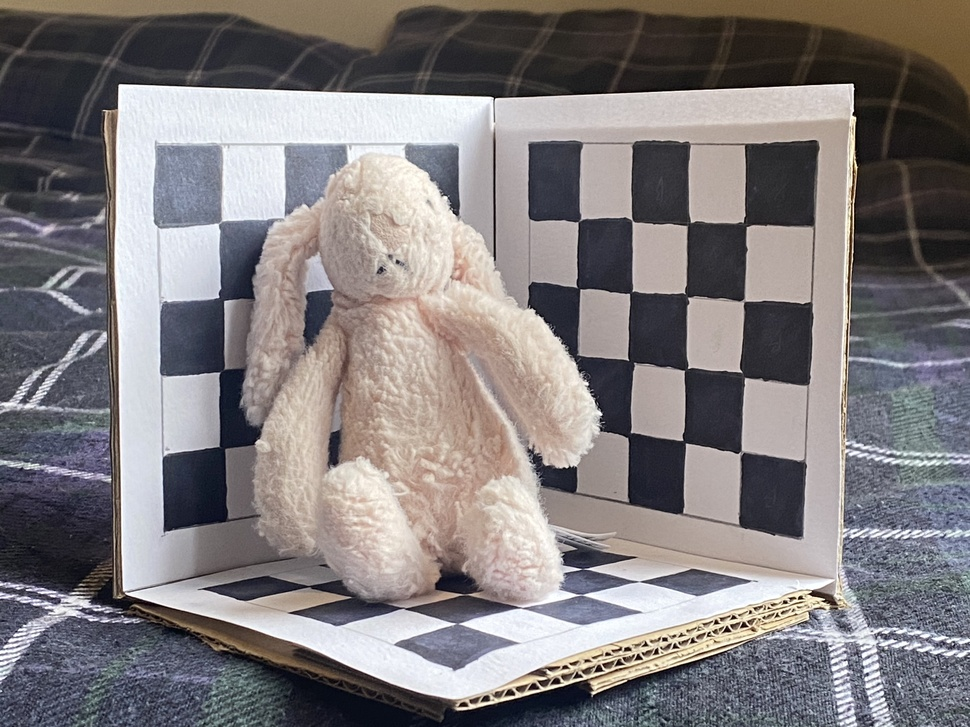
#> input picture Task_2_code/HG_06.jpg, 970 x 727 px, shrunk from 4032 x 3024 before the run
$ python matching_desciptors.py
#> lines starting #> are read from the running program, lines starting #| are printed output that depends on the picture
import numpy as np
import cv2
from matplotlib import pyplot as plt

# Uncomment and comment the images you want to use
'''
img1= cv2.imread('HG_no_grid_01.jpg', 0)
img2 = cv2.imread('HG_no_grid_10.jpg', 0)
'''
img1= cv2.imread('HG_06.jpg', 0)
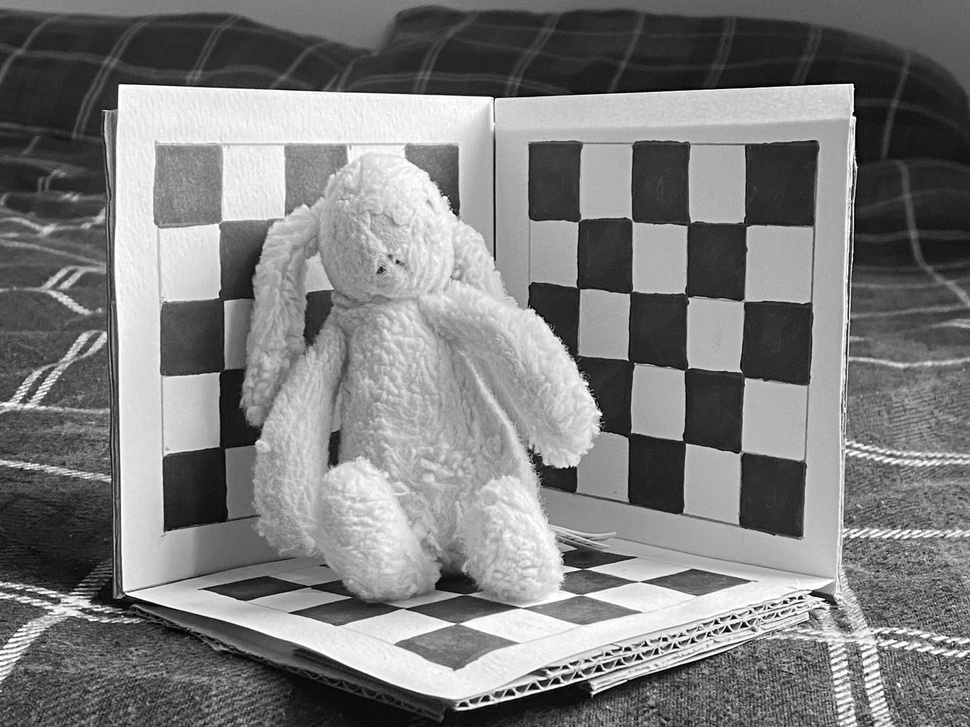
#> img1: shape (727, 970); min 0, max 255, mean 125.5
img2 = cv2.imread('HG_03.jpg', 0)
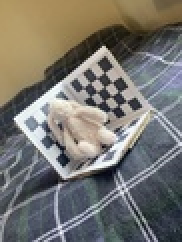
#> input picture Task_2_code/HG_03.jpg, 91 x 121 px, shrunk from 378 x 504 before the run (shown 2 times larger)
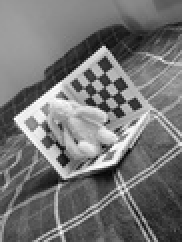
#> img2: shape (121, 91) (shown 2 times larger); min 3, max 255, mean 116.7

# Uses ORB descriptors to compute the matches
orb = cv2.ORB_create(nfeatures=500)
kp1, des1 = orb.detectAndCompute(img1, None)
#> kp1 = 500 keypoints; strongest (x, y, size): (675, 645, 31), (674, 647, 31), (743, 624, 31), (727, 628, 31)
kp2, des2 = orb.detectAndCompute(img2, None)
#> kp2 = 105 keypoints; strongest (x, y, size): (51, 52, 31), (56, 45, 31), (54, 45, 31), (47, 43, 31)

# matcher takes normType, cv2.NORM_HAMMING for ORB, FAST and BRIEF
bf = cv2.BFMatcher(cv2.NORM_HAMMING, crossCheck=True)
matches = bf.match(des1, des2)
#> matches = 54 matches
matches = sorted(matches, key=lambda x: x.distance)

# draw first 50 matches
match_img = cv2.drawMatches(img1, kp1, img2, kp2, matches[:50], None)
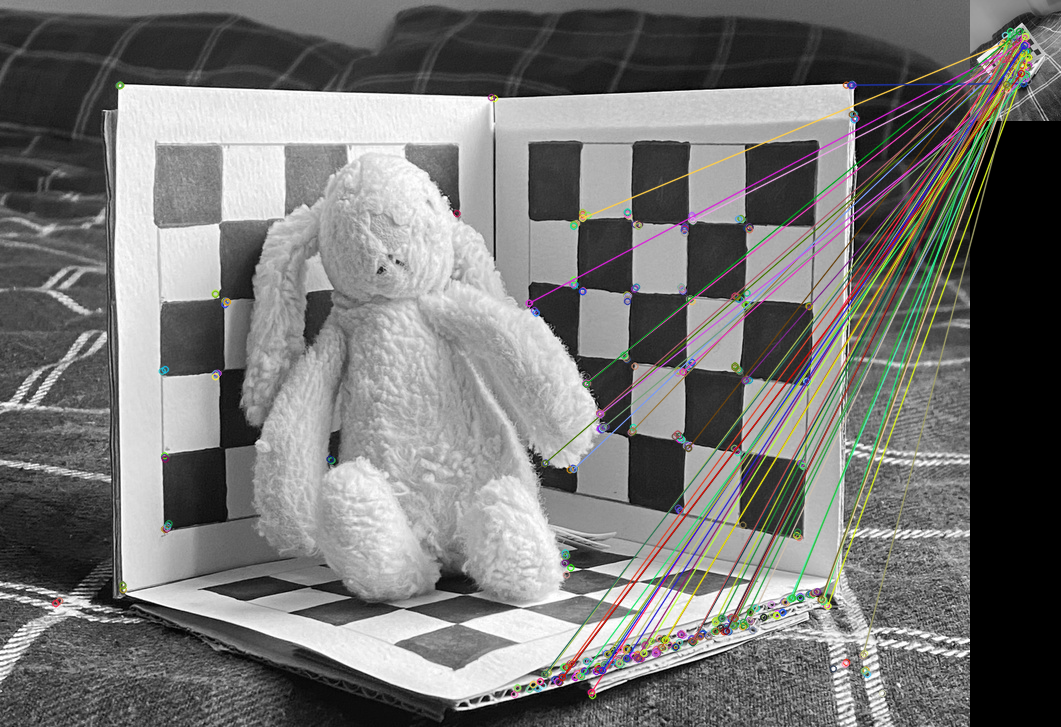
#> match_img: shape (727, 1061, 3); mean of channels 0, 1, 2 115.8, 117.2, 117.5; drawn as B, G, R

# Save Images (uncomment corresponding to image used)
'''
cv2.imwrite('matches_no_grid.jpg', match_img)
'''
cv2.imwrite('matches_grid.jpg', match_img)

# Show the images
cv2.imshow('Matches', match_img)
cv2.waitKey()
